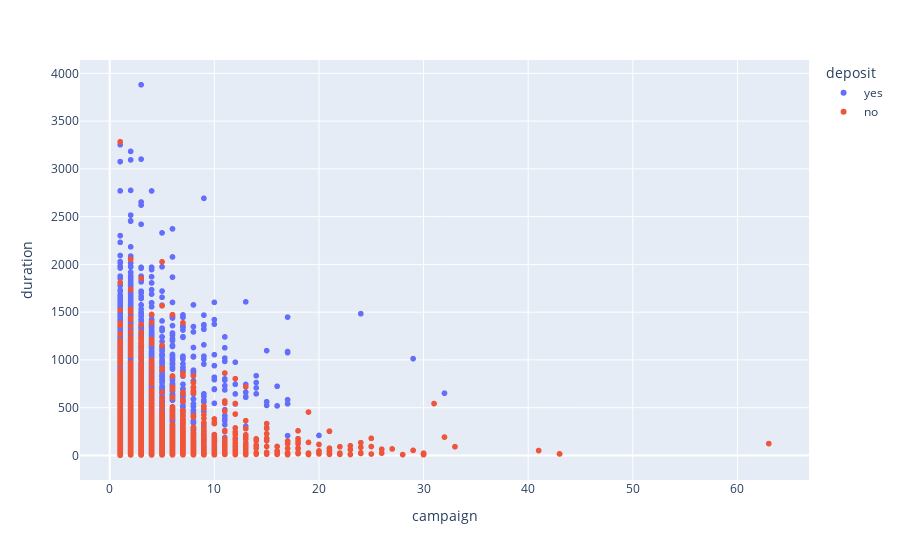

This figure's notebook cell:
### Markdown cell above
### Campaign (number of contacts during this campaign) vs. Deposit

### Code cell
# campaign: number of contacts performed during this campaign and for this client (numeric,includes last contact)
# duration: last call duration during the current campaig

fig = px.scatter(df, x="campaign", y='duration', color="deposit")
fig.show()

### Figure 1 — Plotly figure (JSON) as saved in the notebook; plotly's stock layout.template omitted (floating-point values rounded to 4 significant figures; data arrays with more than 128 entries replaced by an {"elided": "..."} marker saying what was removed)
{"data": [{"hovertemplate": "deposit=yes<br>campaign=%{x}<br>duration=%{y}<extra></extra>", "legendgroup": "yes", "marker": {"color": "#636efa", "symbol": "circle"}, "mode": "markers", "name": "yes", "showlegend": true, "type": "scattergl", "x": {"elided": "5255 int values"}, "xaxis": "x", "y": {"elided": "5255 int values"}, "yaxis": "y"}, {"hovertemplate": "deposit=no<br>campaign=%{x}<br>duration=%{y}<extra></extra>", "legendgroup": "no", "marker": {"color": "#EF553B", "symbol": "circle"}, "mode": "markers", "name": "no", "showlegend": true, "type": "scattergl", "x": {"elided": "5837 int values"}, "xaxis": "x", "y": {"elided": "5837 int values"}, "yaxis": "y"}], "layout": {"legend": {"title": {"text": "deposit"}, "tracegroupgap": 0}, "margin": {"t": 60}, "xaxis": {"anchor": "y", "domain": [0, 1], "title": {"text": "campaign"}}, "yaxis": {"anchor": "x", "domain": [0, 1], "title": {"text": "duration"}}}}
